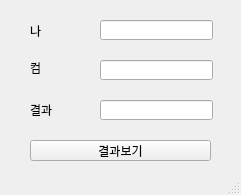
<?xml version="1.0" encoding="UTF-8"?>
<ui version="4.0">
 <class>MainWindow</class>
 <widget class="QMainWindow" name="MainWindow">
  <property name="geometry">
   <rect>
    <x>0</x>
    <y>0</y>
    <width>241</width>
    <height>195</height>
   </rect>
  </property>
  <property name="windowTitle">
   <string>MainWindow</string>
  </property>
  <widget class="QWidget" name="centralwidget">
   <widget class="QLabel" name="lblMine">
    <property name="geometry">
     <rect>
      <x>30</x>
      <y>20</y>
      <width>56</width>
      <height>21</height>
     </rect>
    </property>
    <property name="text">
     <string>나</string>
    </property>
   </widget>
   <widget class="QLabel" name="lblCom">
    <property name="geometry">
     <rect>
      <x>30</x>
      <y>60</y>
      <width>56</width>
      <height>16</height>
     </rect>
    </property>
    <property name="text">
     <string>컴</string>
    </property>
   </widget>
   <widget class="QLabel" name="lblResult">
    <property name="geometry">
     <rect>
      <x>30</x>
      <y>100</y>
      <width>56</width>
      <height>20</height>
     </rect>
    </property>
    <property name="text">
     <string>결과</string>
    </property>
   </widget>
   <widget class="QLineEdit" name="leMine">
    <property name="geometry">
     <rect>
      <x>100</x>
      <y>20</y>
      <width>113</width>
      <height>20</height>
     </rect>
    </property>
   </widget>
   <widget class="QLineEdit" name="leCom">
    <property name="geometry">
     <rect>
      <x>100</x>
      <y>60</y>
      <width>113</width>
      <height>20</height>
     </rect>
    </property>
   </widget>
   <widget class="QLineEdit" name="leResult">
    <property name="geometry">
     <rect>
      <x>100</x>
      <y>100</y>
      <width>113</width>
      <height>20</height>
     </rect>
    </property>
   </widget>
   <widget class="QPushButton" name="pb">
    <property name="geometry">
     <rect>
      <x>30</x>
      <y>140</y>
      <width>181</width>
      <height>21</height>
     </rect>
    </property>
    <property name="text">
     <string>결과보기</string>
    </property>
   </widget>
  </widget>
  <widget class="QStatusBar" name="statusbar"/>
 </widget>
 <resources/>
 <connections/>
</ui>
